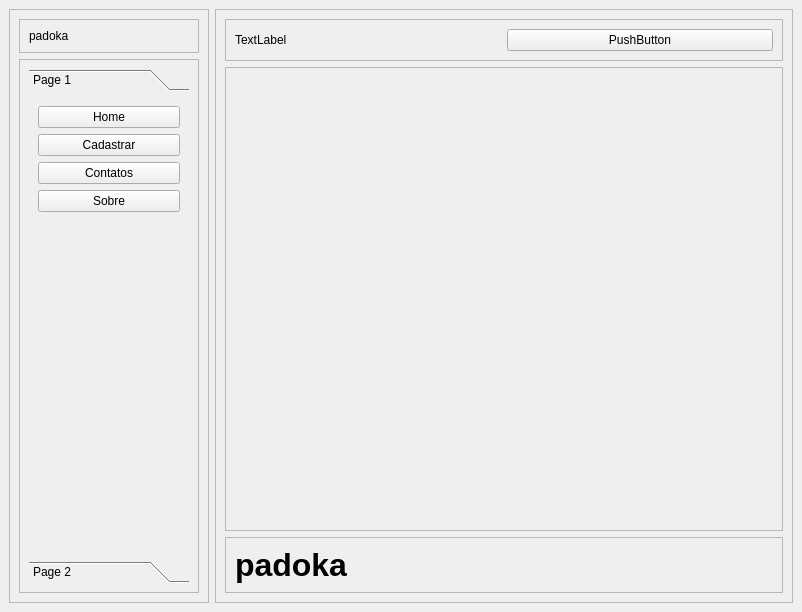
<?xml version="1.0" encoding="UTF-8"?>
<ui version="4.0">
 <class>MainWindow</class>
 <widget class="QMainWindow" name="MainWindow">
  <property name="geometry">
   <rect>
    <x>0</x>
    <y>0</y>
    <width>802</width>
    <height>612</height>
   </rect>
  </property>
  <property name="sizePolicy">
   <sizepolicy hsizetype="Expanding" vsizetype="Preferred">
    <horstretch>0</horstretch>
    <verstretch>0</verstretch>
   </sizepolicy>
  </property>
  <property name="windowTitle">
   <string>MainWindow</string>
  </property>
  <widget class="QWidget" name="centralwidget">
   <property name="sizePolicy">
    <sizepolicy hsizetype="Expanding" vsizetype="Preferred">
     <horstretch>0</horstretch>
     <verstretch>0</verstretch>
    </sizepolicy>
   </property>
   <layout class="QHBoxLayout" name="horizontalLayout">
    <item>
     <widget class="QFrame" name="left_container">
      <property name="maximumSize">
       <size>
        <width>200</width>
        <height>16777215</height>
       </size>
      </property>
      <property name="frameShape">
       <enum>QFrame::Shape::StyledPanel</enum>
      </property>
      <property name="frameShadow">
       <enum>QFrame::Shadow::Raised</enum>
      </property>
      <layout class="QVBoxLayout" name="verticalLayout_3">
       <item>
        <widget class="QFrame" name="frame_4">
         <property name="frameShape">
          <enum>QFrame::Shape::StyledPanel</enum>
         </property>
         <property name="frameShadow">
          <enum>QFrame::Shadow::Raised</enum>
         </property>
         <layout class="QVBoxLayout" name="verticalLayout_4">
          <item>
           <widget class="QLabel" name="label_3">
            <property name="text">
             <string>padoka</string>
            </property>
           </widget>
          </item>
         </layout>
        </widget>
       </item>
       <item>
        <widget class="QFrame" name="frame_5">
         <property name="frameShape">
          <enum>QFrame::Shape::StyledPanel</enum>
         </property>
         <property name="frameShadow">
          <enum>QFrame::Shadow::Raised</enum>
         </property>
         <layout class="QHBoxLayout" name="horizontalLayout_3">
          <item>
           <widget class="QToolBox" name="toolBox">
            <property name="currentIndex">
             <number>0</number>
            </property>
            <widget class="QWidget" name="page">
             <property name="geometry">
              <rect>
               <x>0</x>
               <y>0</y>
               <width>160</width>
               <height>455</height>
              </rect>
             </property>
             <attribute name="label">
              <string>Page 1</string>
             </attribute>
             <layout class="QVBoxLayout" name="verticalLayout_5">
              <item>
               <widget class="QPushButton" name="Home">
                <property name="text">
                 <string>Home</string>
                </property>
               </widget>
              </item>
              <item>
               <widget class="QPushButton" name="Cadastrar">
                <property name="text">
                 <string>Cadastrar</string>
                </property>
               </widget>
              </item>
              <item>
               <widget class="QPushButton" name="Contatos">
                <property name="text">
                 <string>Contatos</string>
                </property>
               </widget>
              </item>
              <item>
               <widget class="QPushButton" name="Sobre">
                <property name="text">
                 <string>Sobre</string>
                </property>
               </widget>
              </item>
              <item>
               <spacer name="verticalSpacer">
                <property name="orientation">
                 <enum>Qt::Orientation::Vertical</enum>
                </property>
                <property name="sizeHint" stdset="0">
                 <size>
                  <width>20</width>
                  <height>318</height>
                 </size>
                </property>
               </spacer>
              </item>
             </layout>
            </widget>
            <widget class="QWidget" name="page_2">
             <property name="geometry">
              <rect>
               <x>0</x>
               <y>0</y>
               <width>160</width>
               <height>455</height>
              </rect>
             </property>
             <attribute name="label">
              <string>Page 2</string>
             </attribute>
            </widget>
           </widget>
          </item>
         </layout>
        </widget>
       </item>
      </layout>
     </widget>
    </item>
    <item>
     <widget class="QFrame" name="main_container">
      <property name="frameShape">
       <enum>QFrame::Shape::StyledPanel</enum>
      </property>
      <property name="frameShadow">
       <enum>QFrame::Shadow::Raised</enum>
      </property>
      <layout class="QVBoxLayout" name="verticalLayout">
       <item>
        <widget class="QFrame" name="Header_frame">
         <property name="frameShape">
          <enum>QFrame::Shape::StyledPanel</enum>
         </property>
         <property name="frameShadow">
          <enum>QFrame::Shadow::Raised</enum>
         </property>
         <layout class="QHBoxLayout" name="horizontalLayout_2">
          <item>
           <widget class="QLabel" name="label">
            <property name="text">
             <string>TextLabel</string>
            </property>
           </widget>
          </item>
          <item>
           <widget class="QPushButton" name="btnAlterar">
            <property name="text">
             <string>PushButton</string>
            </property>
           </widget>
          </item>
         </layout>
        </widget>
       </item>
       <item>
        <widget class="QFrame" name="Main_frame">
         <property name="sizePolicy">
          <sizepolicy hsizetype="Preferred" vsizetype="Expanding">
           <horstretch>0</horstretch>
           <verstretch>0</verstretch>
          </sizepolicy>
         </property>
         <property name="frameShape">
          <enum>QFrame::Shape::StyledPanel</enum>
         </property>
         <property name="frameShadow">
          <enum>QFrame::Shadow::Raised</enum>
         </property>
         <layout class="QVBoxLayout" name="verticalLayout_6">
          <item>
           <widget class="QStackedWidget" name="stackedWidget">
            <widget class="QWidget" name="pg_home"/>
            <widget class="QWidget" name="pg_Cadastrar"/>
            <widget class="QWidget" name="pg_sobre"/>
            <widget class="QWidget" name="pg_contatos"/>
           </widget>
          </item>
         </layout>
        </widget>
       </item>
       <item>
        <widget class="QFrame" name="Footer_frame">
         <property name="font">
          <font>
           <pointsize>24</pointsize>
           <bold>true</bold>
          </font>
         </property>
         <property name="frameShape">
          <enum>QFrame::Shape::StyledPanel</enum>
         </property>
         <property name="frameShadow">
          <enum>QFrame::Shadow::Raised</enum>
         </property>
         <layout class="QVBoxLayout" name="verticalLayout_2">
          <item>
           <widget class="QLabel" name="label_2">
            <property name="font">
             <font>
              <pointsize>24</pointsize>
              <bold>true</bold>
             </font>
            </property>
            <property name="text">
             <string>padoka</string>
            </property>
           </widget>
          </item>
         </layout>
        </widget>
       </item>
      </layout>
     </widget>
    </item>
   </layout>
  </widget>
 </widget>
 <resources/>
 <connections/>
</ui>
